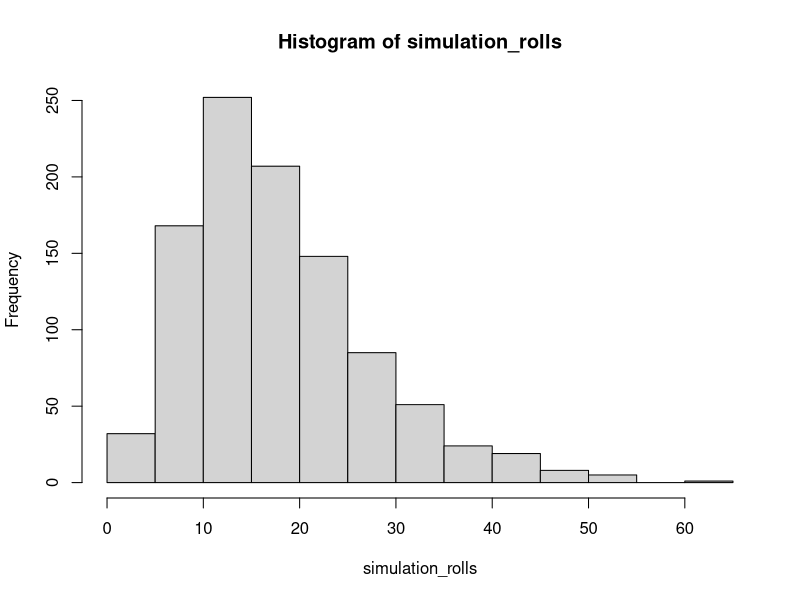

This chart was generated by the following R code:
my_vec <- 1:10
my_vec %% 2 == 0
my_vec[my_vec %% 2 == 0] #output values that qualify limitation.
my_vec %% 2 == 1
my_vec > 7
my_vec < 7

#split list
strsplit(c("LeBron James", "Steve Nash"), split = " ")
split_list <- strsplit(c("LeBron James", "Steve Nash"), split = " ")
split_list[[1]]
split_list[[1]][2]
split_list[[2]]
for(i in 1:length(split_list)){
  print(split_list[[i]][2])
}

#Break, Next Demo
for(m in month.abb){
  if(m == "Apr"){
    break
  }
  print(m);
}

for(m in month.abb){
  if(m == "Apr"){
    next
  }
  print(m);
}

#Pratice:Sampling from 1:1000 until we get a number that can be divided by 89
sampleEpoch <- 0
simulation_results <- c()
for(i in 1:1000){
  while(TRUE){
    sampleNumber <- sample(1:1000, size = 1 )
    #print(sampleNumber)
    sampleEpoch <- sampleEpoch + 1
    if(sampleNumber %% 89 == 0){
      break;
    }
  }
  simulation_results <- c(simulation_results, sampleEpoch)
}
summary(simulation_results)

#Practices: How many times do I have to roll a dice to have 3 times of six
six_count <- 0
sampleEpoch <- 0
 while(six_count < 3){
  sampleNum <- sample(1:6, size = 1)
  sampleEpoch <- sampleEpoch + 1
  if(sampleNum ==  6){
    six_count <- six_count + 1
  }
}
sampleEpoch
#Using Vector to log
simulation_rolls <- c()
for(i in 1:1000){
  roll_log <- c()
  while((sum(roll_log == 6)) < 3){
    dice_roll <- sample(1:6, size = 1)
    roll_log <- c(roll_log, dice_roll)
  }
  roll_times <- length(roll_log)
  simulation_rolls <- c(simulation_rolls, roll_times)
}
summary(simulation_rolls)
hist(simulation_rolls)

#Show the epoch of 6
#Method I
indice <- c()
for (i in 1:length(roll_log)) {
  if(roll_log[i] == 6){
    indice <- c(indice, i)
  }
}
indice
#Method II
which(roll_log == 6)

#Practice: Fibonacci
#method I
f1 <- 0
f2 <- 1
i <- 2
f_length <- 25
F_log <- c(f1, f2)
while(i < f_length){
  f  <-  F_log[i] +F_log[i-1]
  F_log <- c(F_log, f)
  i <- i + 1 
}
F_log
#method II
f1 <- 0
f2 <- 1
a <- 2
F1_log <- c(f1, f2)
for (a in 2:23) {
  f  <-  F1_log[a] +F1_log[a-1]
  F1_log <- c(F1_log, f)
  a <- a + 1   
}
F1_log


#Practice: Poker Card Back














